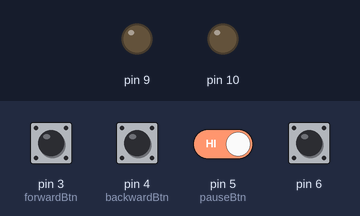
The sketch below on a simulated Arduino Uno, built with avr-gcc and run on an emulated ATmega328P. Shown: output pins drawn as LEDs (lit = HIGH). The test bench sets the inputs (shaded band); at power-on: pin 3 (forwardBtn), pin 4 (backwardBtn), pin 5 (pauseBtn), pin 6 HIGH.

Above: at 1.2 s.
1.3 s: pin 3 (forwardBtn) pulled LOW for 0.15 s
At 2.7 s:
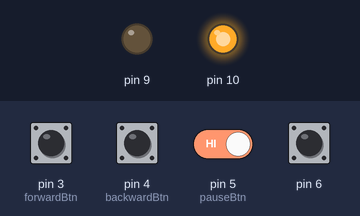
3.0 s: pin 4 (backwardBtn) pulled LOW for 0.15 s
At 3.14 s:
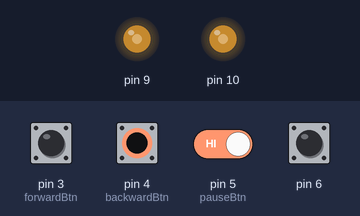
4.7 s: pin 3 (forwardBtn) pulled LOW for 1 s
At 6.4 s:
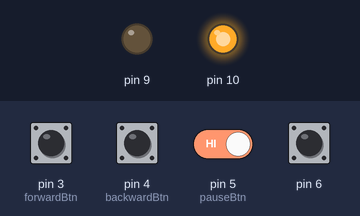
7.2 s: pin 4 (backwardBtn) pulled LOW for 1 s
At 8.0 s:
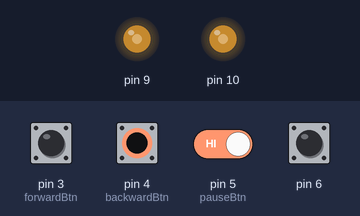
9.7 s: pin 3 (forwardBtn) driven LOW and pin 5 (pauseBtn) driven LOW
At 10.3 s:
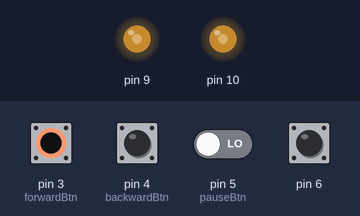
11.2 s: pin 3 (forwardBtn) driven HIGH
At 12.2 s:
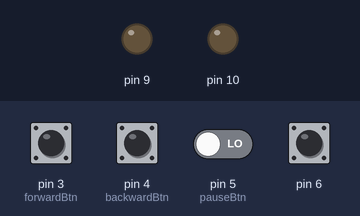
Timing chart, 0 to 13.7 s (numbered marks = the images above; inputs shaded):
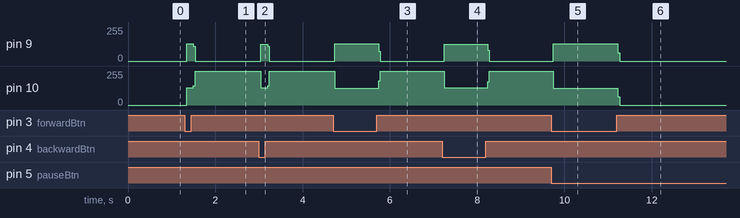

Measured:
- after the input at 1.3 s, pin 9: 0/255 → 128/255 at once, → 0/255 0.16 s later; pin 10: 0/255 → 128/255 at once, → 255/255 0.16 s later
- after the input at 3.0 s, pin 9: 0/255 → 127/255 at once, → 0/255 0.16 s later; pin 10: 255/255 → 128/255 at once, → 255/255 0.16 s later
- after the input at 4.7 s, pin 9: 0/255 → 128/255 at once, → 0/255 1.0 s later; pin 10: 255/255 → 127/255 at once, → 255/255 1.0 s later
- after the input at 7.2 s, pin 9: 0/255 → 127/255 at once, → 0/255 1.0 s later; pin 10: 255/255 → 128/255 at once, → 255/255 1.0 s later
- after the input at 9.7 s, pin 9: 0/255 → 128/255 at once; pin 10: 255/255 → 127/255 at once
- after the input at 11.2 s, pin 9: 128/255 → 0/255 at once; pin 10: 127/255 → 0/255 at once

The sketch:

arduino_motor.ino
```cpp
#ifndef abstract_h
#define abstract_h
#endif

#include "Motor.h"
#include "Button.h"
#include "ToggleStick.h"
#include "ControlPanel.h"

// Control Elements (Buttons, Toggle Stick)
Button forwardBtn(3, ButtonType::FORWARD);
Button backwardBtn(4, ButtonType::BACKWARD);
Button pauseBtn(5, ButtonType::PAUSE);
ToggleStick toggleStick(6);

// Control Panel
Button buttons[] = {forwardBtn, backwardBtn, pauseBtn};
ControlPanel controlPanel(buttons);

// Stepper Motor
const int stepsPerRevolution = 3600;
Motor motor(stepsPerRevolution, 9, 10, &pauseBtn);

void setup() {
  // Serial set up. Uncomment if Serial monitor needed
  // Serial.begin(9600);
}

void loop() {

  if(toggleStick.isActive()) {
    motor.setMode(MotorMode::AUTOMATIC);
  } else {
    motor.setMode(MotorMode::MANUAL);
  }

  Button* pressedBtn = controlPanel.getPressedBtn();

  // if none button is pressed go back to the beginning of a loop
  if(!pressedBtn) return;

  switch(pressedBtn->getType()) {
    case ButtonType::FORWARD:
      motor.moveForward();
      break;
    case ButtonType::BACKWARD:
      motor.moveBackward();
      break;
    default:
      break;
  }
}
```

Button.cpp
```cpp
#include "Arduino.h"
#include "Button.h"

Button::Button(int pin, ButtonType type): IControlElement(pin) {
  _type = type;
}

ButtonType Button::getType() {
  return _type;
}
```

Button.h
```cpp
#ifndef Button_h
#define Button_h

#include "Arduino.h"
#include "IControlElement.h"

enum ButtonType { FORWARD, BACKWARD, PAUSE };

class Button: public IControlElement {
  public:
    Button(int pin, ButtonType type);
    ~Button(){};
    ButtonType getType();
  private:
    ButtonType _type;
};

#endif
```

ControlPanel.cpp
```cpp
#include "Arduino.h"
#include "Button.h"
#include "ControlPanel.h"

ControlPanel::ControlPanel(Button btns[]) {
  _buttons = btns;
}

ControlPanel::~ControlPanel(){
  delete [] _buttons;
};

Button* ControlPanel::getPressedBtn() {
  for(int i=0; i < ARRAY_SIZE; i++) {
    Button* btn = &_buttons[i];
    if(btn->isActive()) {
      return btn;
    }
  }
  return NULL;
}
```

ControlPanel.h
```cpp
#ifndef ControlPanel_h
#define ControlPanel_h

#include "Arduino.h"
#include "Button.h"

class ControlPanel {
  private:
    static const int ARRAY_SIZE = 3;
    Button *_buttons;
  public:
    // initialize use a pointer to an array
    ControlPanel(Button *btns);
    ~ControlPanel();
    Button* getPressedBtn();
};

#endif
```

IControlElement.cpp
```cpp
#include "Arduino.h"
#include "IControlElement.h"

IControlElement::IControlElement(int pin) {
  pinMode(pin, INPUT_PULLUP);
  this->_pin = pin;
}

bool IControlElement::isActive() {
  int sensorVal = digitalRead(getPin());
  // there is a reverse logic therefore
  // LOW status means button is pressed
  if(sensorVal == LOW) {
    return true;
  }
  return false;
}

int IControlElement::getPin() {
  return _pin;
}
```

IControlElement.h
```cpp
#ifndef ControlElement_h
#define ControlElement_h

#include "Arduino.h"

class IControlElement {
  public:
    bool isActive();
    int getPin();
  protected:
    IControlElement(int pin);
    ~IControlElement(){};
  private:
    int _pin;
};

#endif
```

Motor.cpp
```cpp
// (licence header left out)
#include "Arduino.h"
#include "Motor.h"
#include "Button.h"
/*
 * two-wire constructor.
 * Sets which wires should control the motor.
 */
Motor::Motor(int number_of_steps, int motor_pin_1, int motor_pin_2, Button* pauseBtn)
{
  this->step_number = 0;    // which step the motor is on
  this->direction = 0;      // motor direction
  this->last_step_time = 0; // timestamp in us of the last step taken
  this->number_of_steps = number_of_steps; // total number of steps for this motor

  // Arduino pins for the motor control connection:
  this->motor_pin_1 = motor_pin_1;
  this->motor_pin_2 = motor_pin_2;

  //set default speed
  setSpeed(SPEED);

  // set pause button
  this->pauseBtn = pauseBtn;

  // setup the pins on the microcontroller:
  pinMode(this->motor_pin_1, OUTPUT);
  pinMode(this->motor_pin_2, OUTPUT);
}

void Motor::moveForward() {
  step(getStepsByMode());
}

void Motor::moveBackward() {
  step(-getStepsByMode());
}

void Motor::setMode(MotorMode mode) {
  this->mode = mode;
}

int Motor::getStepsByMode() {
  switch(this->mode) {
    case AUTOMATIC:
      return AUTOMATIC_CYCLE_STEPS;
      break;
    case MANUAL:
      return MANUAL_CYCLE_STEPS;
      break;
    default:
      return 0;
      break;
  }
}

/*
 * Sets the speed in revs per minute
 */
void Motor::setSpeed(long whatSpeed)
{
  this->step_delay = 60L * 1000L * 1000L / this->number_of_steps / whatSpeed;
}

/*
 * Moves the motor steps_to_move steps.  If the number is negative,
 * the motor moves in the reverse direction.
 */
void Motor::step(int steps_to_move)
{
  int steps_left = abs(steps_to_move);  // how many steps to take

  // determine direction based on whether steps_to_mode is + or -:
  if (steps_to_move > 0) { this->direction = 1; }
  if (steps_to_move < 0) { this->direction = 0; }


  // decrement the number of steps, moving one step each time:
  while (steps_left > 0)
  {
    unsigned long now = micros();
    // move only if the appropriate delay has passed:
    if (now - this->last_step_time >= this->step_delay)
    {
      // get the timeStamp of when you stepped:
      this->last_step_time = now;
      // increment or decrement the step number,
      // depending on direction:
      if (this->direction == 1)
      {
        this->step_number++;
        if (this->step_number == this->number_of_steps) {
          this->step_number = 0;
        }
      }
      else
      {
        if (this->step_number == 0) {
          this->step_number = this->number_of_steps;
        }
        this->step_number--;
      }
      // decrement the steps left:
      steps_left--;
      // step the motor to step number 0, 1, ..., {3 or 10}
     bool continue_loop = stepMotor(this->step_number % 4);

     if(!continue_loop) break;
    }
  }
}

/*
 * Moves the motor forward or backwards.
 */
bool Motor::stepMotor(int thisStep)
{
  switch (thisStep) {
    case 0:  // 01
      digitalWrite(motor_pin_1, LOW);
      digitalWrite(motor_pin_2, HIGH);
    break;
    case 1:  // 11
      digitalWrite(motor_pin_1, HIGH);
      digitalWrite(motor_pin_2, HIGH);
    break;
    case 2:  // 10
      digitalWrite(motor_pin_1, HIGH);
      digitalWrite(motor_pin_2, LOW);
    break;
    case 3:  // 00
      digitalWrite(motor_pin_1, LOW);
      digitalWrite(motor_pin_2, LOW);
    break;
  }
  return !pause();
}

bool Motor::pause() {
  if(this->pauseBtn->isActive()) {
    return true;
  }
  return false;
}

/*
  version() returns the version of the library:
*/
int Motor::version(void)
{
  return 5;
}
```

Motor.h
```cpp
// (licence header left out)
// ensure this library description is only included once
#ifndef Motor_h
#define Motor_h

#include "Button.h"

enum MotorMode { AUTOMATIC, MANUAL };

// library interface description
class Motor {
  public:
    // constructors:
    Motor(int number_of_steps, int motor_pin_1, int motor_pin_2, Button* pauseBtn);
    ~Motor(){};

    void setMode(MotorMode mode);
    void setPauseBtn(Button btn);

    // speed setter method:
    void setSpeed(long whatSpeed);

    // mover method:
    void step(int number_of_steps);

    void moveForward();
    void moveBackward();

    int version(void);

  private:
    bool stepMotor(int this_step);
    bool pause();

    int direction;            // Direction of rotation
    unsigned long step_delay; // delay between steps, in ms, based on speed
    int number_of_steps;      // total number of steps this motor can take
    const int pin_count = 2;  // how many pins are in use.
    int step_number;          // which step the motor is on

    // motor pin numbers:
    int motor_pin_1;
    int motor_pin_2;

    int getStepsByMode();

    MotorMode mode;
    Button* pauseBtn;

    unsigned long last_step_time; // timestamp in us of when the last step was taken

    const unsigned int AUTOMATIC_CYCLE_STEPS = 23600;
    const unsigned int MANUAL_CYCLE_STEPS = 1000;
    const unsigned long SPEED = 360;
};

#endif
```

ToggleStick.cpp
```cpp
#include "Arduino.h"
#include "ToggleStick.h"

ToggleStick::ToggleStick(int pin): IControlElement(pin) {
  pinMode(pin, INPUT_PULLUP);
}
```

ToggleStick.h
```cpp
#ifndef ToggleStick_h
#define ToggleStick_h

#include "Arduino.h"
#include "IControlElement.h"

class ToggleStick : public IControlElement {
  public:
    ToggleStick(int pin);
};

#endif
```
